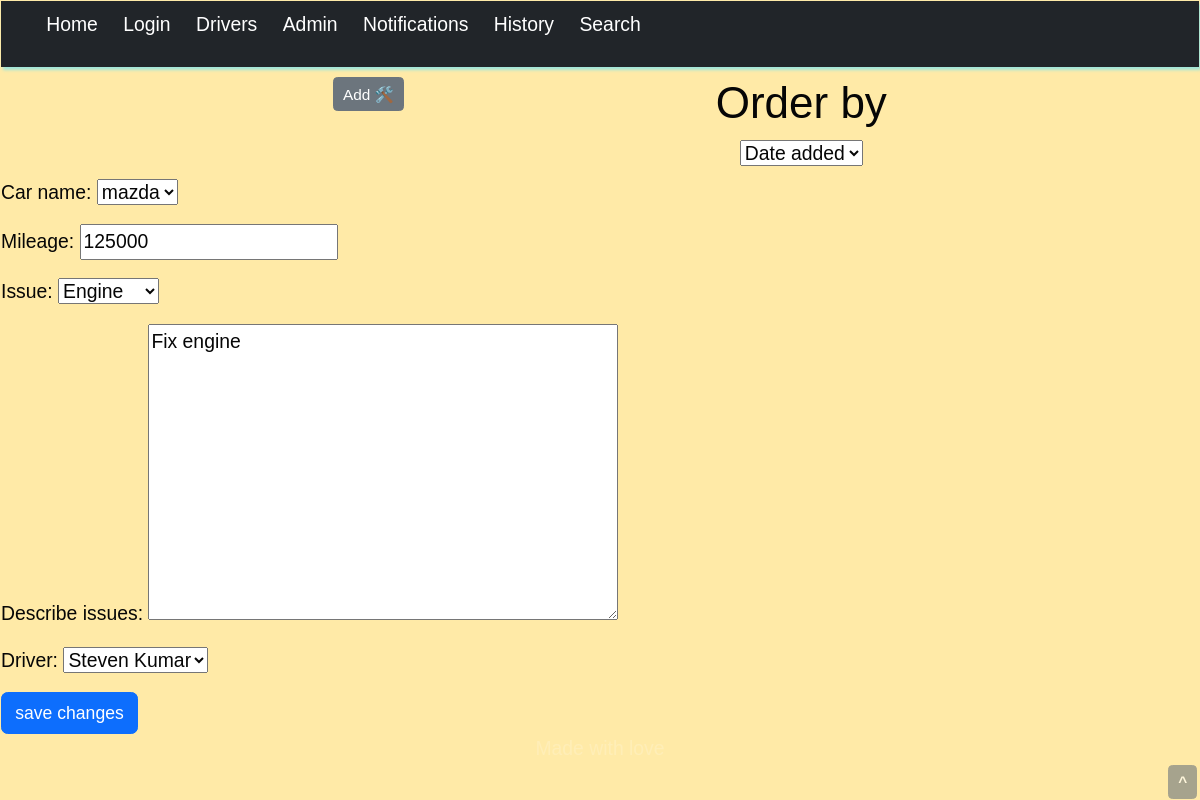
Screenshot of /update_tracker/3/ with the database file from the repository.
### tracker/models.py (models this page shows, shortened)
class Tracker(models.Model):
    car_name = models.ForeignKey(Car,max_length=300,on_delete=models.CASCADE)
    mileage = models.PositiveIntegerField()
    issue = models.ForeignKey(Category,max_length=300,on_delete=models.CASCADE)
    describe_issues = models.TextField(max_length=3000,default=None)
    driver =models.ForeignKey(Driver,on_delete=models.CASCADE)
    date_added = models.DateTimeField(auto_now_add=True)
    date_edited = models.DateTimeField(auto_now=True)
    class Meta:
        ordering =['-date_added','date_edited']

class Category(models.Model):
    issue = models.CharField(max_length=50)
    def __str__(self):
        return f"{self.issue}"

### tracker/views.py (the view)
# urls.py: path('update_tracker/<int:id>/',views.update,name='update_tracker'),
def update(request, id):
    tracker = Tracker.objects.get(id=id)
    form = TrackerForm(instance = tracker)
    if request.method == 'POST':
        form = TrackerForm(request.POST,instance=tracker)
        if form.is_valid():
            form.save()
            return redirect("index")
    return render(request, 'tracker/update_tracker.html', {'form': form})

### tracker/forms.py
class TrackerForm(forms.ModelForm):
    class Meta:
        model = Tracker
        fields = "__all__"

### tracker/models.py (called while the page is built)
    def __str__(self):
        return f"{self.name}"

    def __str__(self):
        return "%s %s" % (self.first_name, self.last_name)

### tracker/templates/tracker/update_tracker.html (shortened to what this page needs)
{% extends 'tracker/base.html' %}
{% block content %}
    <form method="post" enctype="multipart/form-data">
        {{form.as_p}}
        <input type="submit" class="btn btn-primary" value="save changes">
    </form>
{% endblock %}

### tracker/templates/tracker/base.html (style rules this page uses)
* { color: rgb(6, 6, 6); font-family:monospace,Helvetica; font-size: 1.1rem; font-family: Verdana, Geneva, Tahoma, sans-serif; }
body { margin:1px; background:#ffeaa7; }

### rows the page displays
Tracker: car_name "mazda", mileage "125000", describe_issues "Fix engine", driver "Steven Kumar"
Category: issue "Engine"
